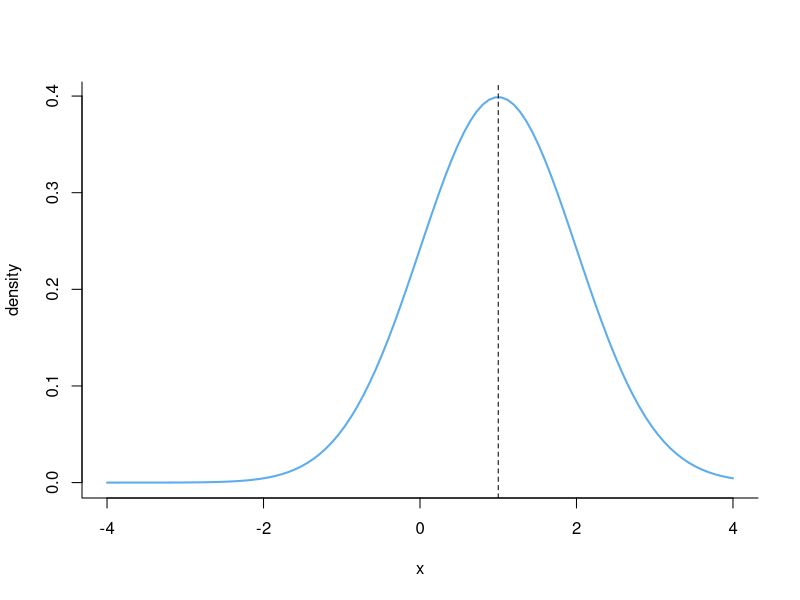
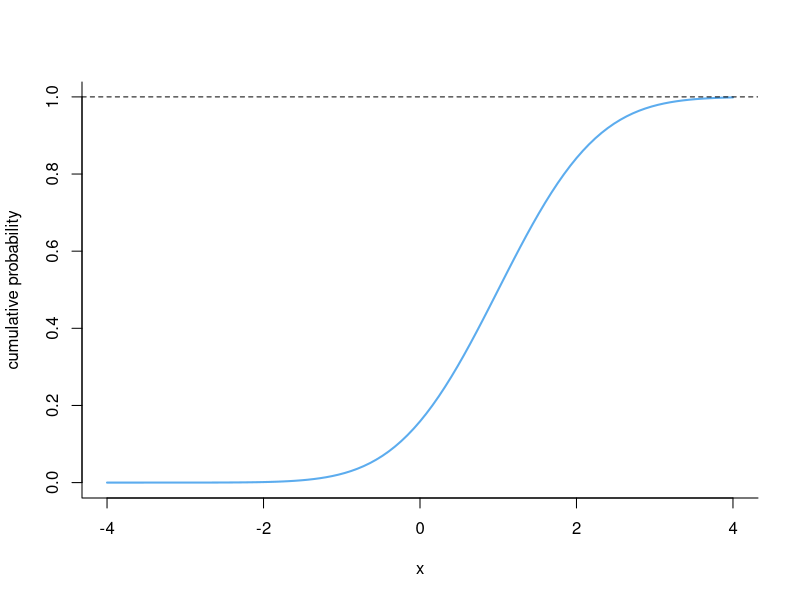

The R script that drew these images, in order:
## ---- chunk 1
#| label: fig-norm.dist
#| fig-cap: Corresponding PMF and CDF
#| layout-ncol: 2

curve(dnorm(x, mean = 1, sd = 1), xlim = c(-4, 4),
bty = 'l', ylab = 'density',
col = 'steelblue2', lwd = 2)
abline(v = 1, lty = 2)

curve(pnorm(x, mean = 1, sd = 1), xlim = c(-4, 4),
bty = 'l', ylab = 'cumulative probability',
col = 'steelblue2', lwd = 2)
abline(h = 1, lty = 2)
